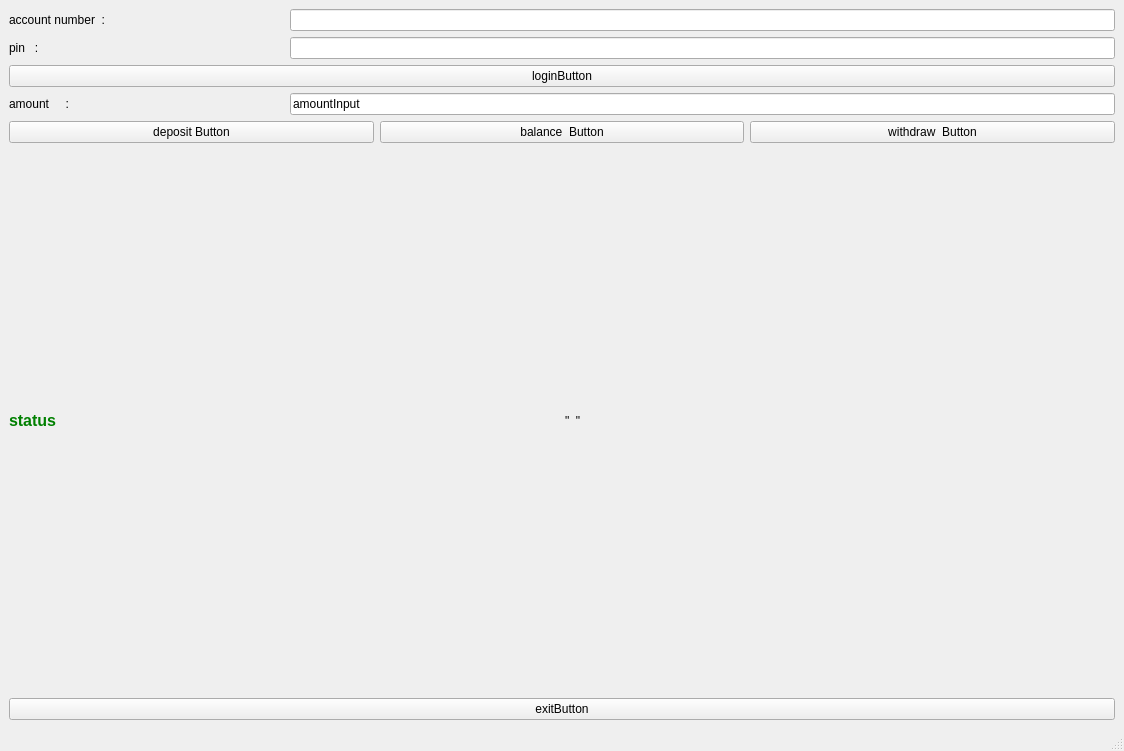
<?xml version="1.0" encoding="UTF-8"?>
<ui version="4.0">
 <class>MainWindow</class>
 <widget class="QMainWindow" name="MainWindow">
  <property name="geometry">
   <rect>
    <x>0</x>
    <y>0</y>
    <width>1124</width>
    <height>751</height>
   </rect>
  </property>
  <property name="windowTitle">
   <string>MainWindow</string>
  </property>
  <widget class="QWidget" name="centralwidget">
   <layout class="QGridLayout" name="gridLayout">
    <item row="0" column="0">
     <layout class="QHBoxLayout" name="horizontalLayout" stretch="1,3">
      <item>
       <widget class="QLabel" name="label_2">
        <property name="text">
         <string>account number  : </string>
        </property>
       </widget>
      </item>
      <item>
       <widget class="QLineEdit" name="lineEdit">
        <property name="text">
         <string/>
        </property>
       </widget>
      </item>
     </layout>
    </item>
    <item row="1" column="0">
     <layout class="QHBoxLayout" name="horizontalLayout_2" stretch="1,3">
      <item>
       <widget class="QLabel" name="label">
        <property name="text">
         <string>pin   :  </string>
        </property>
       </widget>
      </item>
      <item>
       <widget class="QLineEdit" name="lineEdit_3">
        <property name="text">
         <string/>
        </property>
        <property name="echoMode">
         <enum>QLineEdit::EchoMode::Password</enum>
        </property>
       </widget>
      </item>
     </layout>
    </item>
    <item row="2" column="0">
     <widget class="QPushButton" name="pinInput">
      <property name="text">
       <string>loginButton</string>
      </property>
     </widget>
    </item>
    <item row="3" column="0">
     <layout class="QHBoxLayout" name="horizontalLayout_3" stretch="1,3">
      <item>
       <widget class="QLabel" name="label_3">
        <property name="text">
         <string>amount     :     </string>
        </property>
       </widget>
      </item>
      <item>
       <widget class="QLineEdit" name="lineEdit_2">
        <property name="text">
         <string>amountInput</string>
        </property>
       </widget>
      </item>
     </layout>
    </item>
    <item row="4" column="0">
     <layout class="QHBoxLayout" name="horizontalLayout_4" stretch="3,3,3">
      <item>
       <widget class="QPushButton" name="pushButton_2">
        <property name="text">
         <string>deposit Button</string>
        </property>
       </widget>
      </item>
      <item>
       <widget class="QPushButton" name="pushButton_4">
        <property name="text">
         <string>balance  Button</string>
        </property>
       </widget>
      </item>
      <item>
       <widget class="QPushButton" name="pushButton_3">
        <property name="text">
         <string>withdraw  Button</string>
        </property>
       </widget>
      </item>
     </layout>
    </item>
    <item row="5" column="0">
     <layout class="QHBoxLayout" name="horizontalLayout_5">
      <item>
       <widget class="QLabel" name="label_4">
        <property name="styleSheet">
         <string notr="true">color: green;
font-weight: bold;
font-size: 12pt;
</string>
        </property>
        <property name="text">
         <string>status </string>
        </property>
        <property name="alignment">
         <set>Qt::AlignmentFlag::AlignLeading|Qt::AlignmentFlag::AlignLeft|Qt::AlignmentFlag::AlignVCenter</set>
        </property>
       </widget>
      </item>
      <item>
       <widget class="QLabel" name="statusLabel">
        <property name="text">
         <string>&quot;  &quot;  </string>
        </property>
        <property name="alignment">
         <set>Qt::AlignmentFlag::AlignLeading|Qt::AlignmentFlag::AlignLeft|Qt::AlignmentFlag::AlignVCenter</set>
        </property>
       </widget>
      </item>
     </layout>
    </item>
    <item row="6" column="0">
     <widget class="QPushButton" name="pushButton_5">
      <property name="text">
       <string>exitButton</string>
      </property>
     </widget>
    </item>
   </layout>
  </widget>
  <widget class="QMenuBar" name="menubar">
   <property name="geometry">
    <rect>
     <x>0</x>
     <y>0</y>
     <width>1124</width>
     <height>21</height>
    </rect>
   </property>
  </widget>
  <widget class="QStatusBar" name="statusbar"/>
 </widget>
 <resources/>
 <connections/>
</ui>
